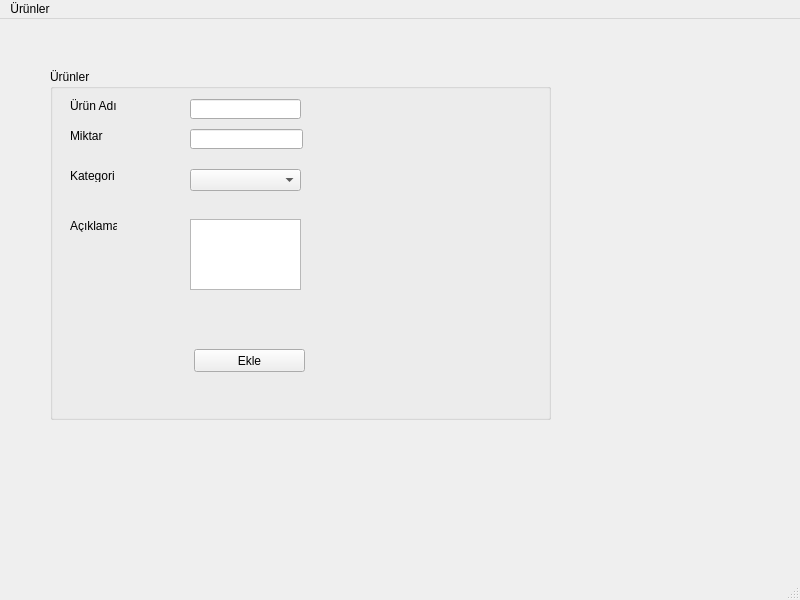
<?xml version="1.0" encoding="UTF-8"?>
<ui version="4.0">
 <class>MainWindow</class>
 <widget class="QMainWindow" name="MainWindow">
  <property name="geometry">
   <rect>
    <x>0</x>
    <y>0</y>
    <width>800</width>
    <height>600</height>
   </rect>
  </property>
  <property name="windowTitle">
   <string>MainWindow</string>
  </property>
  <widget class="QWidget" name="centralwidget">
   <widget class="QGroupBox" name="groupBox">
    <property name="geometry">
     <rect>
      <x>50</x>
      <y>50</y>
      <width>501</width>
      <height>351</height>
     </rect>
    </property>
    <property name="title">
     <string>Ürünler</string>
    </property>
    <widget class="QLabel" name="label">
     <property name="geometry">
      <rect>
       <x>20</x>
       <y>30</y>
       <width>47</width>
       <height>13</height>
      </rect>
     </property>
     <property name="text">
      <string>Ürün Adı</string>
     </property>
    </widget>
    <widget class="QLabel" name="label_2">
     <property name="geometry">
      <rect>
       <x>20</x>
       <y>60</y>
       <width>47</width>
       <height>13</height>
      </rect>
     </property>
     <property name="text">
      <string>Miktar</string>
     </property>
    </widget>
    <widget class="QLabel" name="label_3">
     <property name="geometry">
      <rect>
       <x>20</x>
       <y>100</y>
       <width>47</width>
       <height>13</height>
      </rect>
     </property>
     <property name="text">
      <string>Kategori</string>
     </property>
    </widget>
    <widget class="QLabel" name="label_4">
     <property name="geometry">
      <rect>
       <x>20</x>
       <y>150</y>
       <width>47</width>
       <height>13</height>
      </rect>
     </property>
     <property name="text">
      <string>Açıklama</string>
     </property>
    </widget>
    <widget class="QPushButton" name="pushButton">
     <property name="geometry">
      <rect>
       <x>144</x>
       <y>280</y>
       <width>111</width>
       <height>23</height>
      </rect>
     </property>
     <property name="text">
      <string>Ekle</string>
     </property>
    </widget>
    <widget class="QLineEdit" name="lineEdit">
     <property name="geometry">
      <rect>
       <x>140</x>
       <y>30</y>
       <width>111</width>
       <height>20</height>
      </rect>
     </property>
    </widget>
    <widget class="QLineEdit" name="lineEdit_2">
     <property name="geometry">
      <rect>
       <x>140</x>
       <y>60</y>
       <width>113</width>
       <height>20</height>
      </rect>
     </property>
    </widget>
    <widget class="QComboBox" name="comboBox">
     <property name="geometry">
      <rect>
       <x>140</x>
       <y>100</y>
       <width>111</width>
       <height>22</height>
      </rect>
     </property>
    </widget>
    <widget class="QTextEdit" name="textEdit">
     <property name="geometry">
      <rect>
       <x>140</x>
       <y>150</y>
       <width>111</width>
       <height>71</height>
      </rect>
     </property>
    </widget>
   </widget>
  </widget>
  <widget class="QStatusBar" name="statusbar"/>
  <widget class="QMenuBar" name="menubar">
   <property name="geometry">
    <rect>
     <x>0</x>
     <y>0</y>
     <width>800</width>
     <height>21</height>
    </rect>
   </property>
   <widget class="QMenu" name="menu_r_n_Listele">
    <property name="title">
     <string>Ürünler</string>
    </property>
    <addaction name="action_r_n_Kategori_Ekle_2"/>
    <addaction name="action_r_n_Listele"/>
   </widget>
   <addaction name="menu_r_n_Listele"/>
  </widget>
  <action name="action_r_n_Kategori_Ekle">
   <property name="text">
    <string>Ürün Kategori Ekle</string>
   </property>
  </action>
  <action name="action_r_n_Kategori_Ekle_2">
   <property name="text">
    <string>Ürün Kategori Ekle</string>
   </property>
  </action>
  <action name="action_r_n_Listele">
   <property name="text">
    <string>Ürün Listele</string>
   </property>
  </action>
 </widget>
 <resources/>
 <connections/>
</ui>
